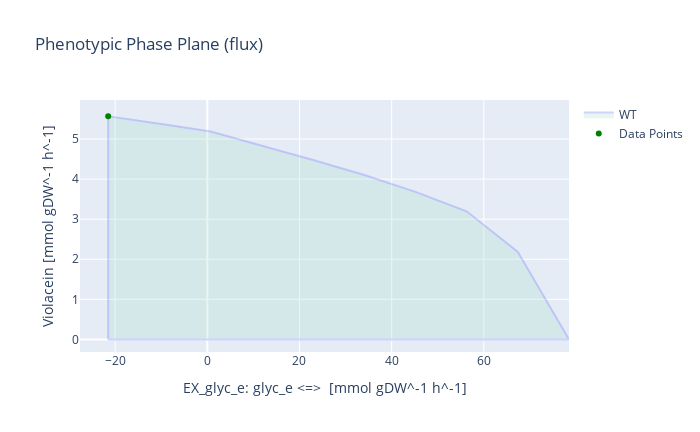

The notebook cell this image was saved under:
### Markdown cell above
## Glycerol as substrate

### Code cell
medium = model_LB_vio_fad.medium

with model_LB_vio_fad:
    
    # Setting the medium and boundary conditions
    medium['EX_glc__D_e'] = 0
    medium['EX_glyc_e'] = 10
    model_LB_vio_fad.medium = medium
    model_LB_vio_fad.reactions.EX_o2_e.lower_bound = -61
    model_LB_vio_fad.reactions.EX_glyc_e.lower_bound = -21.5
    
    # Setting the growth to 20% and limiting the rate
    growth = model_LB_vio_fad.optimize().fluxes.Growth
    model_LB_vio_fad.reactions.Growth.lower_bound = growth*0.2
    
    # Setting the objective to violacein
    model_LB_vio_fad.objective = model_LB_vio_fad.reactions.Violacein
    violacein_production = model_LB_vio_fad.optimize().objective_value
    
    # Phenotypic phane plane of glycerol-violacein
    result = phenotypic_phase_plane(model_LB_vio_fad, 
                                variables=[model_LB_vio_fad.reactions.EX_glyc_e],
                                objective=model_LB_vio_fad.reactions.Violacein,
                                points=10)

    # Computing the glycerol uptake rate for the maximum violacein production
    data = result.data_frame
    maxvio = round(data.objective_upper_bound[data.objective_upper_bound.idxmax()], 4)
    v = data.EX_glyc_e[round(data.objective_upper_bound,4) == maxvio]
    # Cmol of glycerol
    cmol = (max(v)/3)
    
    # Computing maximum yield
    violacein_glyc_yield = violacein_production / (-1*cmol)
    
    # Plotting phenotypic phase plane
    x = max(v)
    y = maxvio
    result.plot(plotter, points=[(x,y)], points_colors=["green"])
    
    print('Setting glycerol boundary to -21.5 and oxygen to -61:')
    print("- The optimal glycerol uptake for Violacein flux is [mmol gDW^-1 h^-1]:", max(v))
    print("- The optimal Cmol sucrose uptake for Violacein flux is [Cmol gDW^-1 h^-1]:", cmol)
    print('- Growth rate for maximum violacein production in V. natriegens [h^-1]:', growth)
    print('- Max. violacein production [mmol gDW^-1 h^-1]:', violacein_production)
    print('- Theoretical maximum yield per carbon [mmol_vio / Cmol_glyc]:', violacein_glyc_yield)

### Figure 1 — Plotly figure (JSON) as saved in the notebook; plotly's stock layout.template omitted (floating-point values rounded to 4 significant figures)
{"data": [{"fill": "toself", "fillcolor": "#B3E2CD", "hoverinfo": "none", "marker": {"line": {"color": "#B3E2CD"}, "opacity": 0.3}, "mode": "lines", "name": "WT", "opacity": 0.3, "type": "scatter", "x": [-21.5, -10.39, 0.7169, 11.83, 22.93, 34.04, 45.15, 56.26, 67.37, 78.48, 78.48, 67.37, 56.26, 45.15, 34.04, 22.93, 11.83, 0.7169, -10.39, -21.5, -21.5, -21.5], "y": [0, 1.985e-15, -2.792e-18, 3.069e-15, -2.09e-14, 2.967e-15, 4.941e-16, 0, -4.816e-16, 2.318e-15, -2.087e-14, 2.184, 3.196, 3.683, 4.102, 4.477, 4.843, 5.19, 5.383, 5.567, 0, 5.567]}, {"marker": {"color": ["green"]}, "mode": "markers", "name": "Data Points", "type": "scatter", "x": [-21.5], "y": [5.567]}], "layout": {"height": 432, "title": {"text": "Phenotypic Phase Plane (flux)"}, "width": 700, "xaxis": {"autorange": true, "range": [-27.63, 78.48], "title": {"text": "EX_glyc_e: glyc_e <=>  [mmol gDW^-1 h^-1]"}, "type": "linear"}, "yaxis": {"autorange": true, "range": [-0.3145, 5.975], "title": {"text": "Violacein [mmol gDW^-1 h^-1]"}, "type": "linear"}}}
